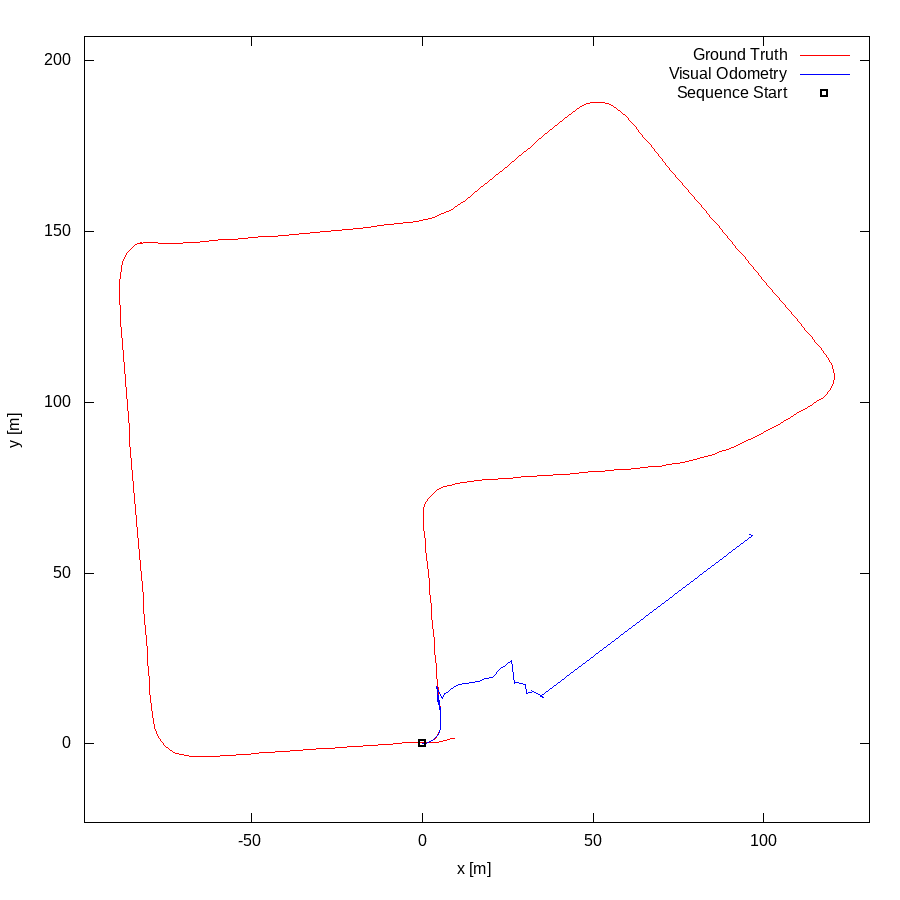

The gnuplot source for this figure:
set term postscript eps enhanced color
set output "07.eps"
set size ratio -1
set xrange [-99:131]
set yrange [-23:207]
set xlabel "x [m]"
set ylabel "y [m]"
plot "07.txt" using 1:2 lc rgb "#FF0000" title 'Ground Truth' w lines,"07.txt" using 3:4 lc rgb "#0000FF" title 'Visual Odometry' w lines,"< head -1 07.txt" using 1:2 lc rgb "#000000" pt 4 ps 1 lw 2 title 'Sequence Start' w points
